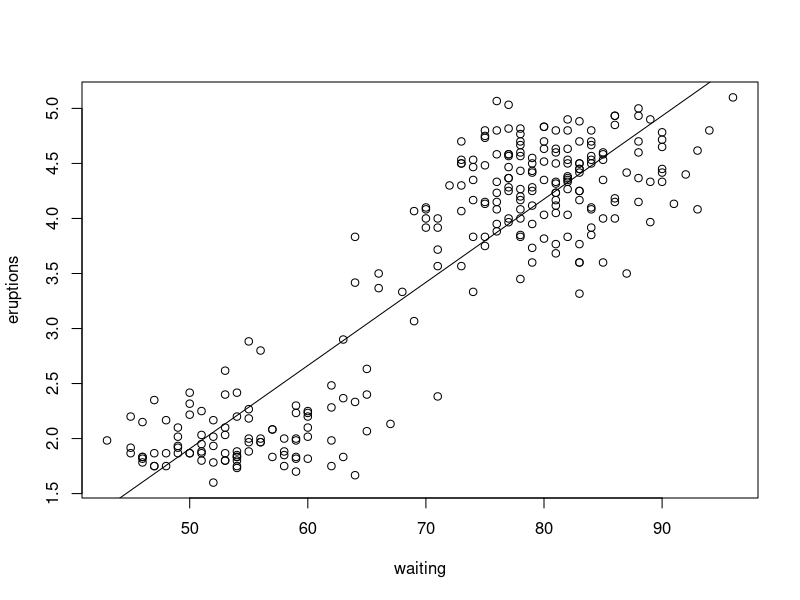
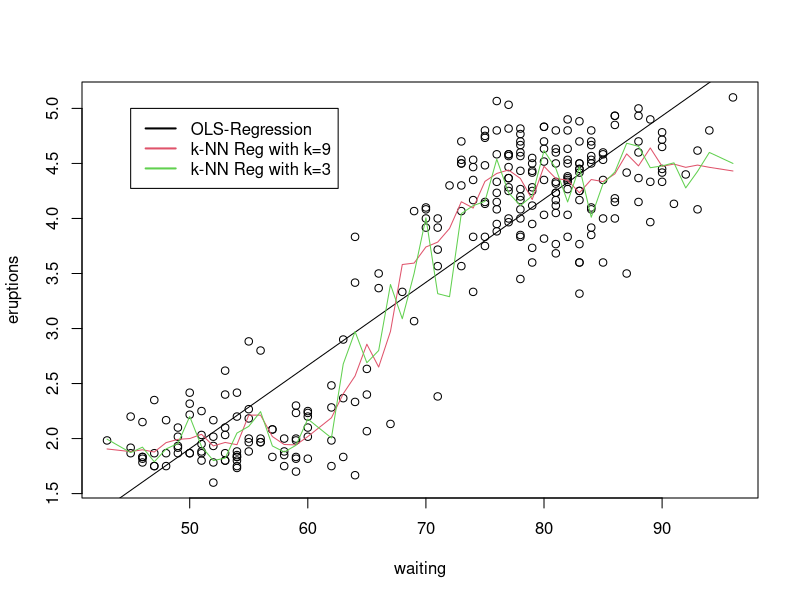

Write the R code that produced these figures, in order.
# K-NN Regression

# Marcus Hudec
 
library(FNN)

# First Look at the Data
attach(faithful)
head(faithful)
plot(eruptions~waiting)
abline(lm(eruptions~waiting))

# Transformations of Data
X <- matrix(waiting,ncol=1)
h <- order(waiting)
X <- matrix(waiting[h], ncol=1)
Y <- eruptions[h]

# k-nn Regression
plot(eruptions~waiting)
abline(lm(eruptions~waiting))
res.knn.9 <- knn.reg(X, y=Y, k=9)
lines(X,res.knn.9$pred,col=2)
res.knn.3 <- knn.reg(X, y=Y, k=3)
lines(X,res.knn.3$pred,col=3)
legend(45,5,
       c("OLS-Regression", "k-NN Reg with k=9","k-NN Reg with k=3"),
        lty = c(1,1,1), col = 1:3, lwd=c(2,2,2), cex=1)

res.knn.3
res.knn.9


# Crossvalidation

crossvalind <- function(N, kfold)
{
len.seg <- ceiling(N/kfold)
incomplete <- kfold*len.seg - N
complete <- kfold - incomplete
ind <- matrix(c(sample(1:N), rep(NA, incomplete)), nrow = len.seg, byrow =
TRUE)
cvi <- lapply(as.data.frame(ind), function(x) c(na.omit(x))) # a list
return(cvi)
}


N <- length(Y)
kfold <- 10
cvi <- crossvalind(N, kfold)
mse.ls <- numeric(kfold)
mse.k3 <- numeric(kfold)
mse.k9 <- numeric(kfold)


for (i in 1:length(cvi))
{
xc <- X[unlist(cvi[-i]), ]             # x in training set
yc <- Y[unlist(cvi[-i])]               # y in training set

xt <- X[cvi[[i]], ]                    # x in test set
yt <- Y[cvi[[i]]]                      # y in test set

# Least Square
lm.mod <- lm(yc ~ xc)
yt.pred <- predict(lm.mod, newdata=data.frame(xc =xt))
mse.ls[i] <- sum((yt - yt.pred)^2)/length(yt)
#knn
Xc <- matrix(xc, ncol=1)    #
Yc <- matrix(yc, ncol=1)
Xt <- matrix(xt, ncol=1)
res.knn.3 <- knn.reg(train=Xc, test=Xt, y=Yc, k=3)
mse.k3[i] <- sum((yt - res.knn.3$pred)^2)/length(yt)
res.knn.9 <- knn.reg(train=Xc, test=Xt, y=Yc, k=9)
mse.k9[i] <- sum((yt - res.knn.9$pred)^2)/length(yt)
}

sum(mse.ls)
sum(mse.k3)
sum(mse.k9)
